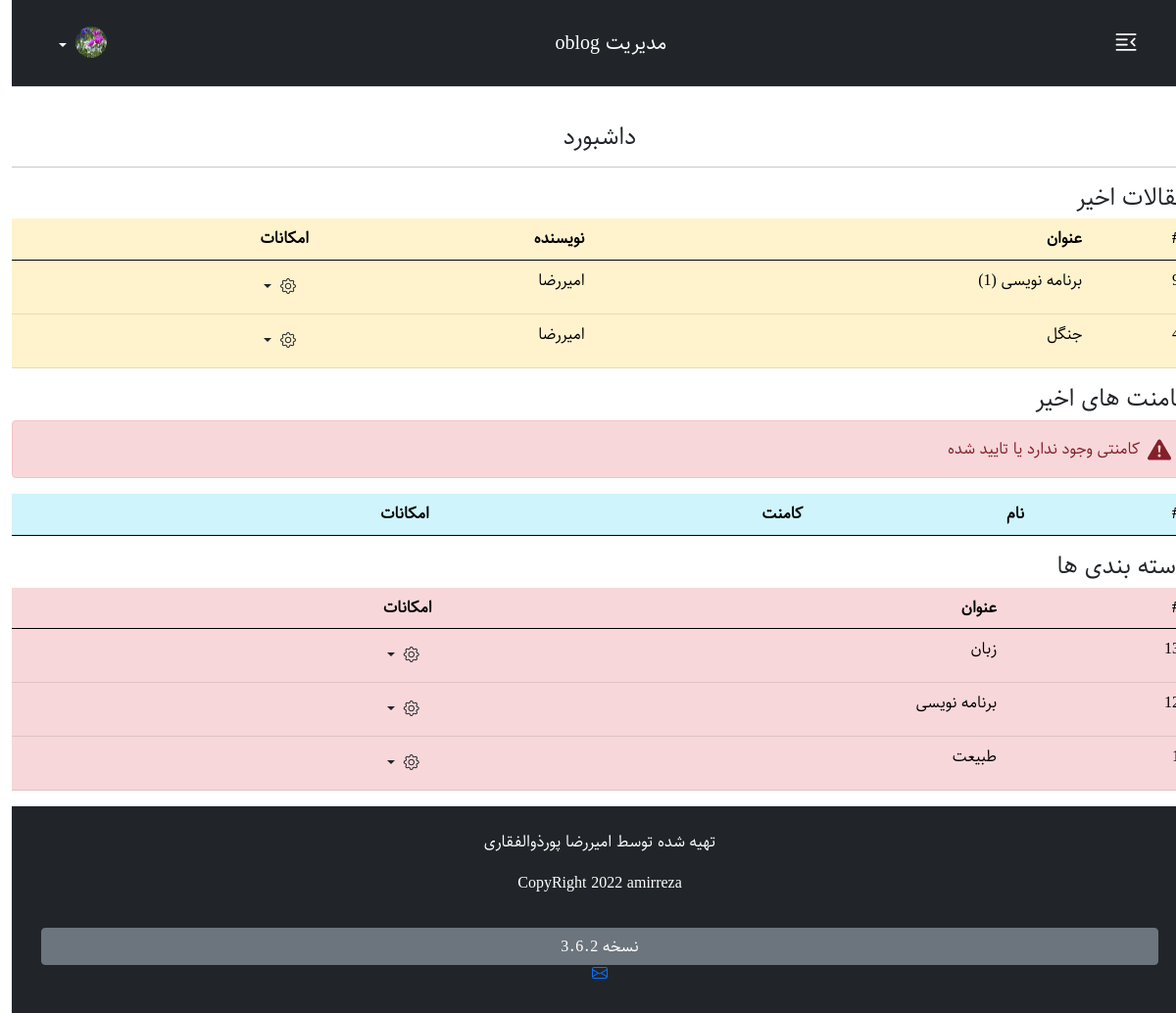
/admin/index.php (signed in), run on the app's committed database.
### tables this page shows
CREATE TABLE `information` (
  `id` int(11) NOT NULL,
  `body` text NOT NULL
);

CREATE TABLE `posts` (
  `id` int(11) NOT NULL,
  `title` varchar(190) NOT NULL,
  `category_id` int(11) NOT NULL,
  `body` text NOT NULL,
  `auther` varchar(190) NOT NULL,
  `image` varchar(190) NOT NULL
);

CREATE TABLE `categories` (
  `id` int(11) NOT NULL,
  `title` varchar(200) NOT NULL
);

### admin/index.php (the view, shortened to what this page needs)
<?php
include("./include/nav.php");
$posts= $base->query("SELECT * FROM `posts` ORDER BY id DESC");
$comments = $base->query("SELECT * FROM `comments` WHERE statues = '0' ORDER BY id DESC");
$categories = $base->query("SELECT * FROM `categories` ORDER BY id DESC");
 ?>
<br>
<br>
<br>
<section>
<div class="row">
               <div class="col mt-5">
         <h4 class="text-center">داشبورد</h4>
         <hr>
         <div>
         <h4>مقالات اخیر</h4>
         <table class="table table-warning table-responsive">
  <thead>
    <tr>
      <th scope="col">#</th>
      <th scope="col">عنوان</th>
      <th scope="col">نویسنده</th>
      <th scope="col">امکانات</th>
    </tr>
  </thead>
  <tbody>
    <?php
    if($posts->rowcount() > 0){
      foreach($posts as $post){
        ?>
            <tr>
      <td><?php echo $post['id']; ?></td>
      <td><?php echo $post['title']; ?></td>
      <td><?php echo $post['auther']; ?></td>
      <td>
            <div class="dropdown">
            <button data-bs-toggle="dropdown" class="btn dropdown-toggle">
                      <i class="bi bi-gear"></i>
               </button>
            </div>
      </td>
    </tr>
    <?php
      }
    }
    ?>
  </tbody>
</table>
         </div>
         <div>
         <h4>کامنت های اخیر</h4>
         <table class="table table-info table-responsive">
  <thead>
    <tr>
      <th scope="col">#</th>
      <th scope="col">نام</th>
      <th scope="col">کامنت</th>
      <th scope="col">امکانات</th>
    </tr>
  </thead>
  <tbody>
  <?php
    if($comments->rowcount() > 0){
      foreach($comments as $comment){
        ?>
            <tr>
      <td><?php echo $comment['id']; ?></td>
      <td><?php echo $comment['name']; ?></td>
      <td><?php echo $comment['comment']; ?></td>
      <td>
            <div class="dropdown">
            <button data-bs-toggle="dropdown" class="btn dropdown-toggle">
                      <i class="bi bi-gear"></i>
               </button>
               <ul class="dropdown-menu">
               <li class="dropdown-item"><a href="index.php?entity=comment&action=approve&id=<?php echo $comment['id'] ;?>"><i class="bi bi-check-lg"></i> تایید</a></li>
               <li class="dropdown-item"><a href="index.php?entity=comment&action=delete&id=<?php echo $comment['id'] ;?>"><i class="bi bi-trash-fill"></i> حذف</a></li>
               </ul>
            </div>
      </td>
    </tr>
    <?php
      }
    }else{
      ?>
         <div class="col">
    <div class="alert alert-danger d-flex align-items-center" role="alert">
  <svg class="bi flex-shrink-0 me-2" width="24" height="24" role="img" aria-label="Danger:"><use xlink:href="#exclamation-triangle-fill"/></svg>
  <div>
   کامنتی وجود ندارد یا تایید شده
  </div>
</div>
    </div>
      <?php
    }
    ?>
  </tbody>
</table>
         </div>
         <div>
         <h4>دسته بندی ها</h4>
  <table class="table table-danger table-responsive">
  <thead>
    <tr>
      <th scope="col">#</th>
      <th scope="col">عنوان</th>
      <th scope="col">امکانات</th>
    </tr>
  </thead>
  <tbody>
    <?php
    if($categories->rowcount() > 0){
      foreach($categories as $category){
        ?>
   <tr>
      <td><?php echo $category['id']; ?></td>
      <td><?php echo $category['title']; ?></td>
      <td>
            <div class="dropdown">
            <button data-bs-toggle="dropdown" class="btn dropdown-toggle">
                      <i class="bi bi-gear"></i>
               </button>
            </div>
      </td>
    </tr>
        <?php
      }
    }
    ?>
  </tbody>
</table>
  </div>
  </div>
</div>
</section>
<?php
include("../include/footer.php");
?>

### admin/include/nav.php (shortened to what this page needs)
<?php
include("./include/db.php");
$sadmin = $base->query("SELECT * FROM `information` WHERE id = 5 ");
?>
<!DOCTYPE html>
<html lang="fa">
<head>
               <link rel="stylesheet" href="https://cdn.jsdelivr.net/npm/bootstrap@5.0.2/dist/css/bootstrap.rtl.min.css">
               <link rel="stylesheet" href="https://cdn.jsdelivr.net/npm/bootstrap-icons@1.5.0/font/bootstrap-icons.css">
               <link rel="stylesheet" href="./css/admin.css">
</head>
<body >
<nav class="navbar fixed-top navbar-dark bg-dark p-3 mb-5 border-bottom">
  <div class="container ms-2">
  <button class="btn  fs-3 text-white" type="button" data-bs-toggle="offcanvas" data-bs-target="#offcanvasRight" aria-controls="offcanvasRight">
<i class="bi bi-text-indent-right"></i>
</button>
<?php
  if($sadmin->rowcount() > 0){
  foreach($sadmin as $ssadmin){
   ?>
    <a href="index.php" class="navbar-brand"><?php echo $ssadmin['body']; ?></a>
   <?php
  }
}
?>
      <div class="dropdown text-end">
        <a href="index.php" class="d-block link-dark text-light text-decoration-none dropdown-toggle" id="dropdownUser1" data-bs-toggle="dropdown" aria-expanded="false">
          <img src="./img/hey.jpg" alt="mdo" width="32" height="32" class="rounded-circle">
        </a>
      </div>
    </div>
</nav>

### include/footer.php (shortened to what this page needs)
<?php
$footer_querya = "SELECT * FROM `information` WHERE id = 2 ";
$footera = $base->query($footer_querya);
if($footera->rowcount() > 0){
  foreach($footera as $foota){
?>
<?php
$footer_queryb = "SELECT * FROM `information` WHERE id = 3 ";
$footerb = $base->query($footer_queryb);
if($footerb->rowcount() > 0){
  foreach($footerb as $footb){
?>
<footer class="text-center text-white bg-dark py-4">
  <div class="container">
    <div class="row flex-column">
<div><?php echo $foota['body']; ?></div>
<button class="  mt-3 btn btn-secondary">نسخه <?php echo $footb['body'] ?></button>
<div>
  <a target="_blank" href="mailto:ar.pourzolfaghari@gmail.com"></a>
</div>
    </div>
  </div>
</footer>
<?php
  }
}
  }
}
?>
</body>
</html>

### admin/css/admin.css (style rules this page uses)
body { direction: rtl !important; text-align: right !important; font-family: "sahel" !important; line-height: 1.6; }

### data on the page
information: body "مدیریت oblog"
posts: auther "امیررضا"
posts: title "جنگل", auther "امیررضا"
categories: id "13", title "زبان"
categories: id "12", title "برنامه نویسی"
categories: title "طبیعت"
information: body "تهیه شده توسط امیررضا پورذوالفقاری CopyRight 2022 amirreza"
information: body "3.6.2"
